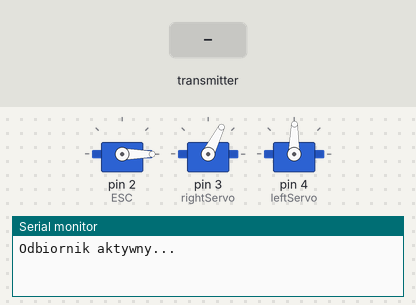
This sketch was run on a simulated Arduino Uno, built with avr-gcc and run on an emulated ATmega328P. On the bench: 3 × servo, the last lines printed to the serial monitor. The inputs (shaded band) are chosen by the test bench. No radio packets arrive unless stated.

Above: at 13.2 s.
13.3 s: the transmitter starts sending data.0 = 0
At 13.7 s:
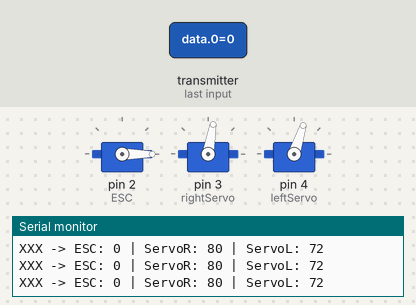
14.8 s: the transmitter starts sending data.1 = 0
At 16.0 s:
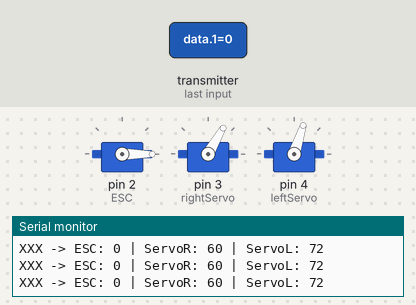
16.3 s: the transmitter starts sending data.0 = 256
At 17.2 s:
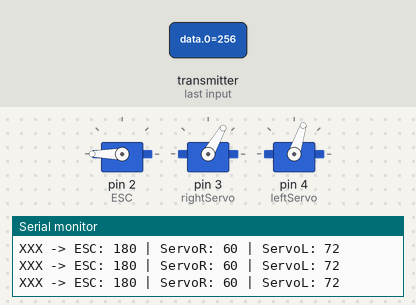
17.8 s: the transmitter starts sending data.2 = 256
At 18.4 s:
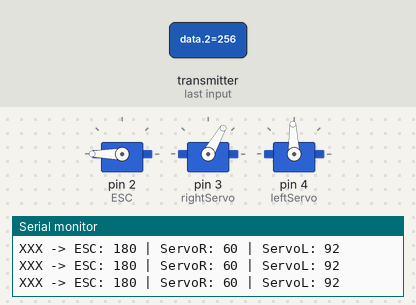
19.3 s: the transmitter starts sending data.1 = 256
At 20.5 s:
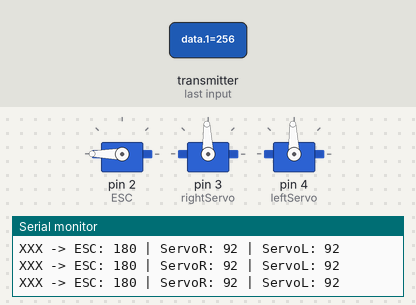
20.8 s: the transmitter starts sending data.2 = 0
At 21.8 s:
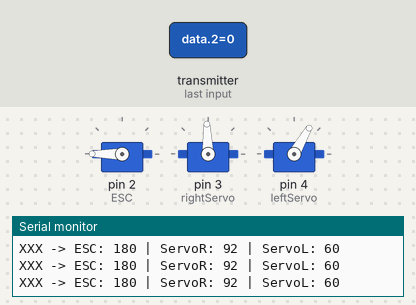
Timing chart, 0 to 23.3 s (numbered marks = the images above; inputs shaded):
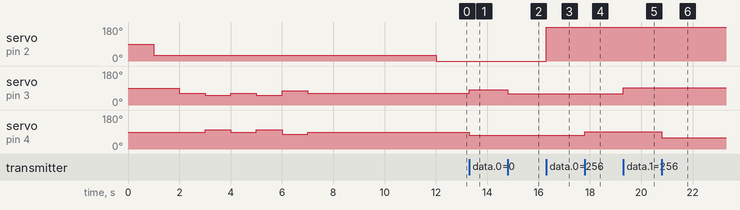

Measured:
- after the input at 13.3 s, servo on pin 3 (rightServo): 63° → 80° at once; servo on pin 4 (leftServo): 89° → 72° at once
- after the input at 14.8 s, servo on pin 3 (rightServo): 80° → 60° at once
- after the input at 16.3 s, servo on pin 2 (ESC): 0° → 180° at once
- after the input at 17.8 s, servo on pin 4 (leftServo): 72° → 92° at once
- after the input at 19.3 s, servo on pin 3 (rightServo): 60° → 92° at once
- after the input at 20.8 s, servo on pin 4 (leftServo): 92° → 60° at once

The sketch:

odbiornik.ino
```cpp
#include <SPI.h>
#include <nRF24L01.h>
#include <RF24.h>
#include <Servo.h>

RF24 radio(7,10);
const byte address[6]="00001";

Servo ESC;
Servo rightServo;
Servo leftServo;
int16_t data[3];

void setup(){
  Serial.begin(115200);

  ESC.attach(2,1000,2000);
  delay(1000);
  ESC.write(30);
  rightServo.attach(3,1000,2000);
  leftServo.attach(4,1000,2000);

  if(!radio.begin()){
    Serial.println("Radio nRF24L01 nie odpowiada!");
    while(1);
  }

  radio.openReadingPipe(0,address);
  radio.setPALevel(RF24_PA_MIN);
  radio.setDataRate(RF24_250KBPS);
  radio.setRetries(15,15);
  radio.startListening();

  data[0]=0;
  data[1]=80;
  data[2]=72;

  delay(1000);
  Serial.println("Odbiornik aktywny...");

  rightServo.write(63);
  leftServo.write(89);
  delay(1000);
  rightServo.write(51);
  leftServo.write(101);
  delay(1000);
  rightServo.write(63);
  leftServo.write(89);
  delay(1000);
  rightServo.write(51);
  leftServo.write(101);
  delay(1000);
  rightServo.write(75);
  leftServo.write(77);
  delay(1000);
  rightServo.write(63);
  leftServo.write(89);
  delay(5000);
  ESC.write(0);
}

void loop(){
  if(radio.available()){
    radio.read(&data,sizeof(data));

    data[0]=constrain(data[0],0,180);
    ESC.write(data[0]);

    data[1]=constrain(data[1],60,92);
    rightServo.write(data[1]);

    data[2]=constrain(data[2],60,92);
    leftServo.write(data[2]);

    Serial.print("XXX -> ESC: "); Serial.print(data[0]);
    Serial.print(" | ServoR: "); Serial.print(data[1]);
    Serial.print(" | ServoL: "); Serial.println(data[2]);
  }
}
```
